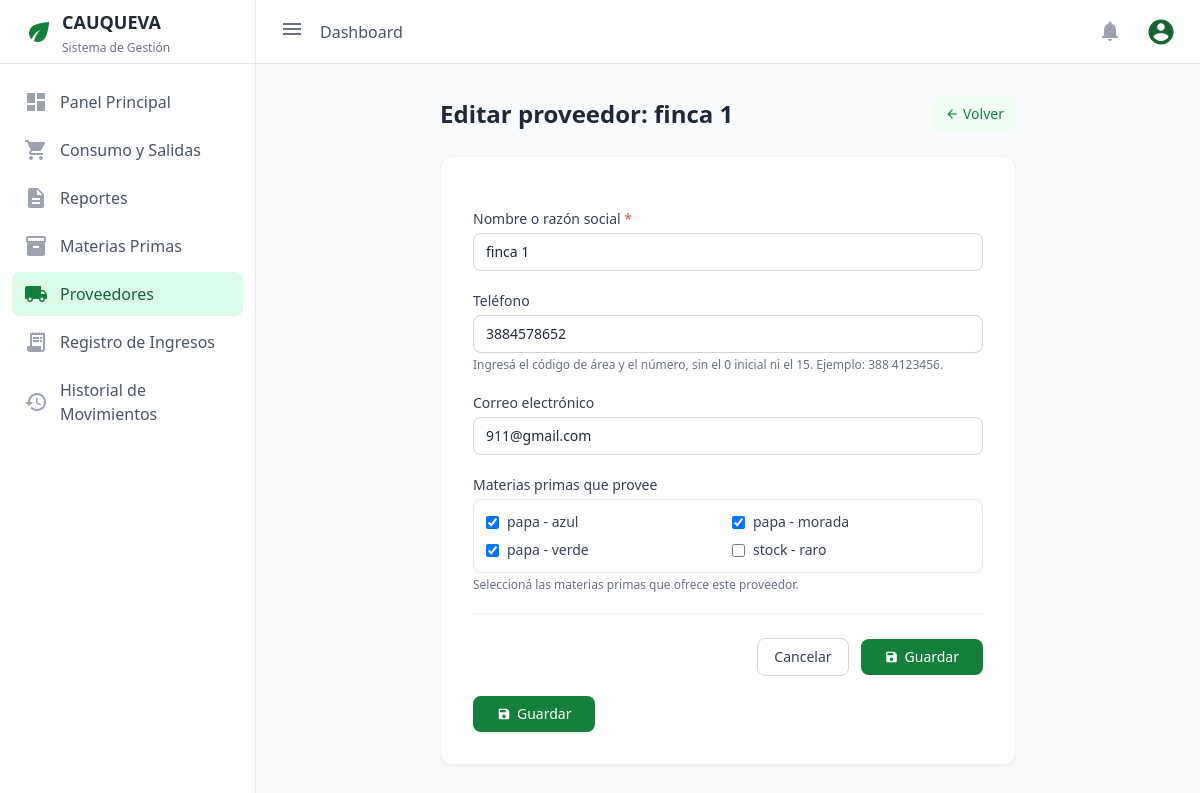
Page /proveedores/1/editar/ (signed in) on the committed database.
### inventario/models.py (models this page shows)
class Proveedor(models.Model):
    nombre = models.CharField(max_length=150, unique=True)
    telefono = models.CharField(max_length=50, blank=True, null=True)
    email = models.EmailField(max_length=254, blank=True, verbose_name="Correo electrónico",)
    materias_primas = models.ManyToManyField(
        "MateriaPrima",
        blank=True,
        related_name="proveedores",
        verbose_name="Materias primas que provee",
    )
    def __str__(self):
        return self.nombre

### inventario/views.py (the view)
# urls.py: path("proveedores/<int:pk>/editar/", views.editar_proveedor, name="editar_proveedor"),
@login_required(login_url='login')
@user_passes_test(es_gerente, login_url='/')
def editar_proveedor(request, pk):
    proveedor = get_object_or_404(Proveedor, pk=pk)
    if request.method == "POST":
        formulario = ProveedorForm(request.POST, instance=proveedor)
        if formulario.is_valid():
            formulario.save()
            messages.success(request, f"Se actualizaron los datos de «{proveedor}».")
            return redirect("proveedores")
    else:
        formulario = ProveedorForm(instance=proveedor)
    return render(request, "inventario/formularioproveedor.html", {
        "formulario": formulario, "titulo": f"Editar proveedor: {proveedor}",
    })

### inventario/context_processors.py (called while the page is built)
def notificaciones_stock(request):
    if not request.user.is_authenticated:
        return {}
    alertas = MateriaPrima.objects.filter(
        stock_actual__lte=F("stock_minimo")
    ).order_by("nombre", "variedad")
    return {
        "total_alertas": alertas.count(),
        "alertas_recientes": alertas[:5],
    }

### inventario/models.py (called while the page is built)
    def __str__(self):
        variedad_str = f" - {self.variedad}" if self.variedad else ""
        return f"{self.nombre}{variedad_str}"

### inventario/views.py (called while the page is built)
def es_gerente(user):
    return user.is_staff

### inventario/templates/inventario/formularioproveedor.html (shortened to what this page needs)
{% extends 'inventario/base.html' %}
{% block content %}
<div class="max-w-xl mx-auto">
    <div class="mb-6 flex items-center justify-between">
        <h2 class="text-2xl font-bold text-gray-800">{{ titulo }}</h2>
        <a href="{% url 'proveedores' %}"
           class="text-sm font-medium text-green-700 hover:text-green-900 bg-green-50 hover:bg-green-100 px-3 py-2 rounded-lg transition-colors flex items-center">
            <span class="material-icons text-sm mr-1">arrow_back</span> Volver
        </a>
    </div>
    <div class="bg-white p-8 rounded-xl shadow-sm border border-gray-100">
        <form method="POST" class="space-y-5">
            <div>
                <label for="{{ formulario.nombre.id_for_label }}"
                       class="block text-sm font-medium text-gray-700 mb-1">
                    {{ formulario.nombre.label }} <span class="text-red-500">*</span>
                </label>
                {{ formulario.nombre }}
            </div>
            <div>
                <label for="{{ formulario.telefono.id_for_label }}"
                       class="block text-sm font-medium text-gray-700 mb-1">
                    {{ formulario.telefono.label }}
                </label>
                {{ formulario.telefono }}
                {% if formulario.telefono.help_text %}
                    <p class="text-xs text-gray-500 mt-1">
                        {{ formulario.telefono.help_text }}
                    </p>
                {% endif %}
            </div>
            <div>
                <label for="{{ formulario.email.id_for_label }}"
                       class="block text-sm font-medium text-gray-700 mb-1">
                    {{ formulario.email.label }}
                </label>
                {{ formulario.email }}
            </div>
            <div>
                <label class="block text-sm font-medium text-gray-700 mb-1">
                    {{ formulario.materias_primas.label }}
                </label>
                <div class="max-h-56 overflow-y-auto rounded-lg border border-gray-200 p-3 grid grid-cols-1 sm:grid-cols-2 gap-2">
                    {% for checkbox in formulario.materias_primas %}
                        <label class="flex items-center gap-2 text-sm text-gray-700 cursor-pointer">
                            {{ checkbox.tag }} {{ checkbox.choice_label }}
                        </label>
                    {% endfor %}
                </div>
                <p class="text-xs text-gray-500 mt-1">
                    {{ formulario.materias_primas.help_text }}
                </p>
            </div>
                <div class="pt-6 border-t border-gray-100 flex items-center justify-end space-x-3">
                    <a href="{% url 'proveedores' %}"
                    class="bg-white border border-gray-300 text-gray-700 hover:bg-gray-50 font-medium py-2 px-4 rounded-lg transition-colors text-sm">
                        Cancelar
                    </a>
                    <button type="submit"
                            class="bg-green-700 hover:bg-green-800 text-white font-medium py-2 px-6 rounded-lg transition-colors shadow-sm text-sm flex items-center">
                        <span class="material-icons text-sm mr-1.5">save</span> Guardar
                    </button>
                </div>
                <button type="submit"
                        class="bg-green-700 hover:bg-green-800 text-white font-medium py-2 px-6 rounded-lg transition-colors shadow-sm text-sm flex items-center">
                    <span class="material-icons text-sm mr-1.5">save</span> Guardar
                </button>
            </div>
    </div>
</div>
{% endblock %}

### rows in the picture
Proveedor: nombre "finca 1", telefono "3884578652", email "911@gmail.com"

### other values in the picture
{{ titulo }} "Editar proveedor: finca 1"
{{ checkbox.choice_label }} "papa - azul" "papa - morada" "papa - verde" "stock - raro"
